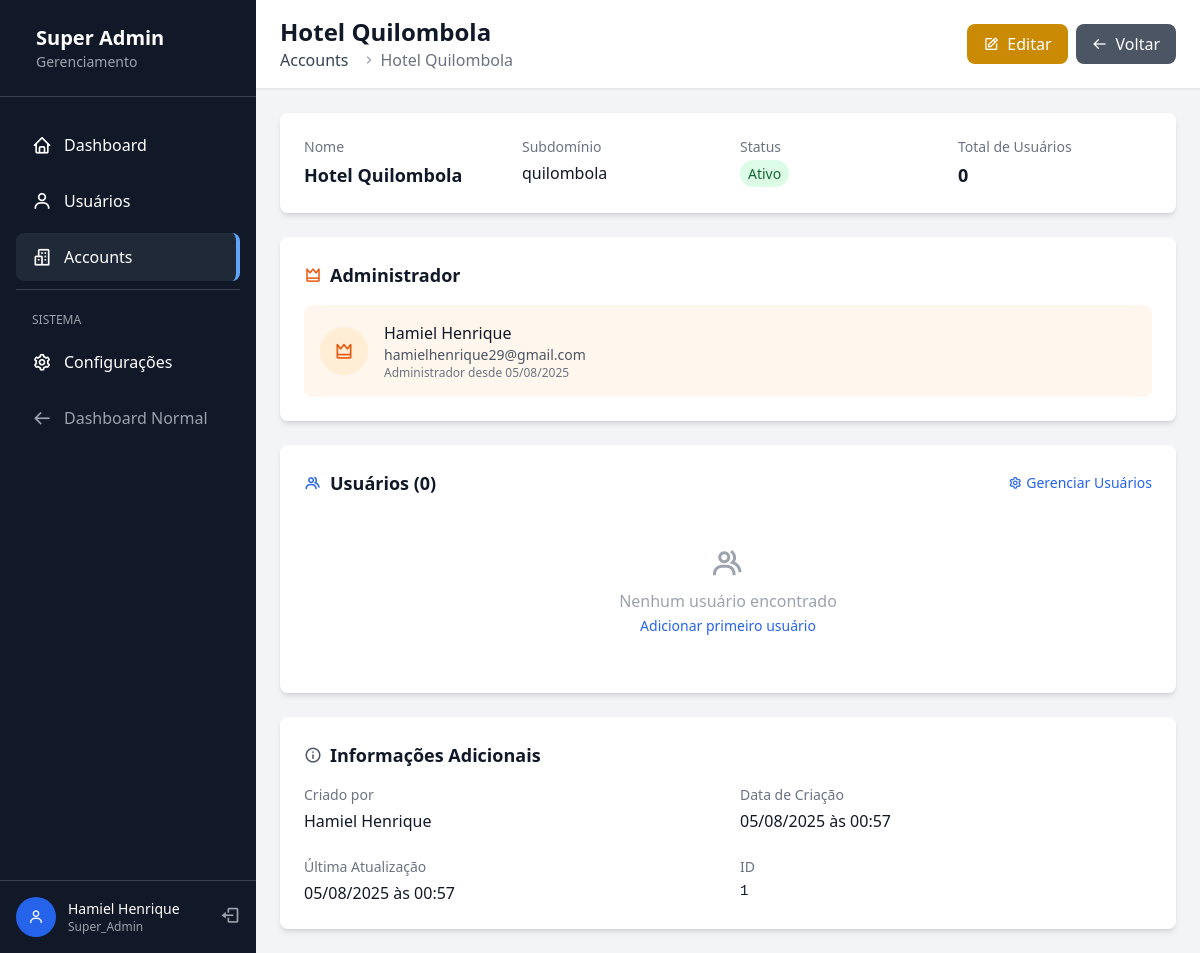
/super-admin/accounts/1 (signed in), run on an earlier commit of the app's database.
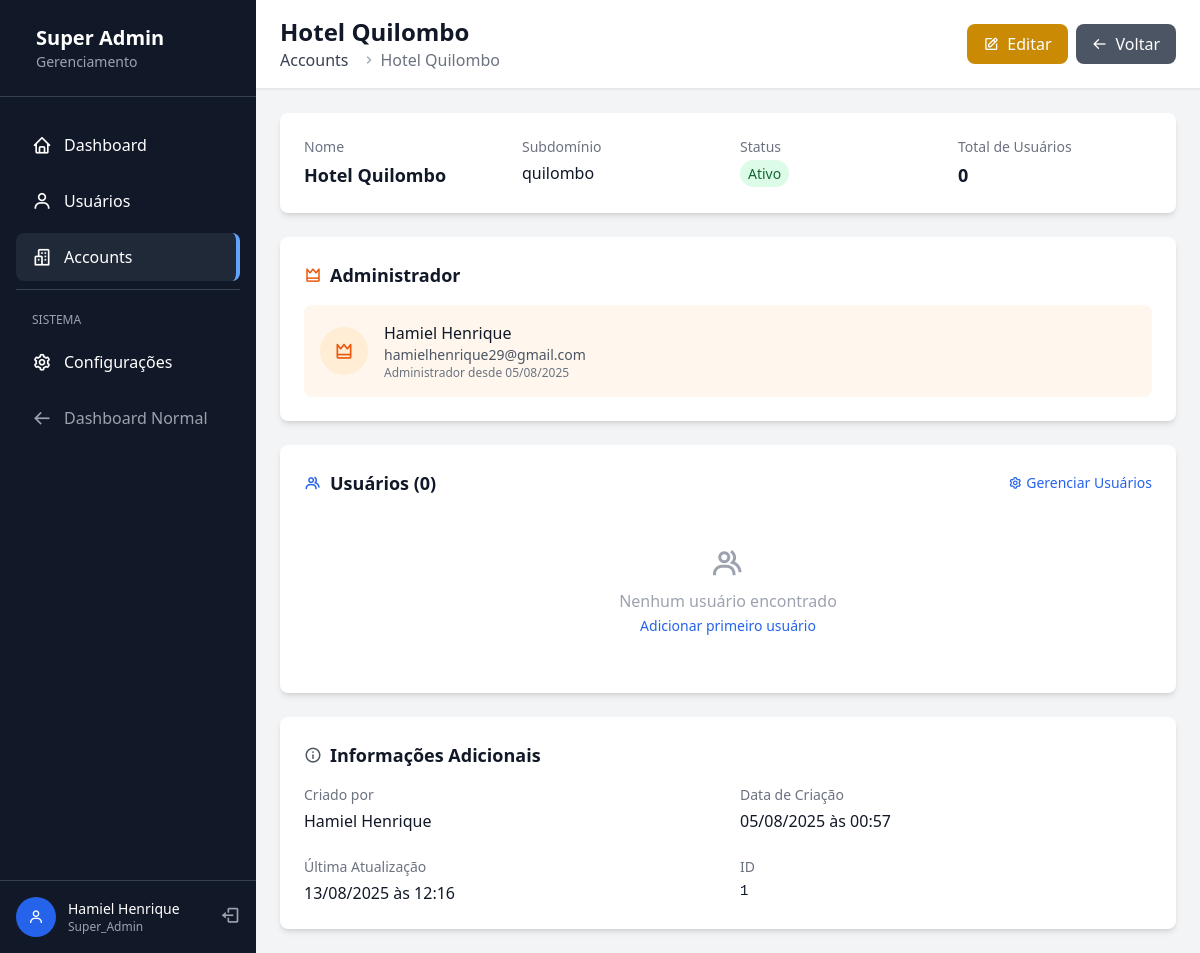
And on a later commit of the database.
### app/models/account.py (models this page shows, shortened)
class Account(db.Model):
    __tablename__ = 'accounts'
    id = db.Column(db.Integer, primary_key=True)
    name = db.Column(db.String(100), nullable=False)
    subdomain = db.Column(db.String(50), unique=True, nullable=True, index=True)
    status = db.Column(db.Enum(AccountStatus), nullable=False, default=AccountStatus.ACTIVE)
    is_active = db.Column(db.Boolean, default=True, nullable=False)
    owner_id = db.Column(db.Integer, db.ForeignKey('users.id'), nullable=False)
    created_by = db.Column(db.Integer, db.ForeignKey('users.id'), nullable=False)
    created_at = db.Column(db.DateTime, default=datetime.utcnow, nullable=False)
    updated_at = db.Column(db.DateTime, default=datetime.utcnow, onupdate=datetime.utcnow)
    owner = db.relationship('User', foreign_keys=[owner_id], backref='owned_accounts')
    creator = db.relationship('User', foreign_keys=[created_by], backref='created_accounts')
    def get_user_count(self):
        return self.users.count()

### app/frontend/routes/super_admin/accounts.py (the view)
@accounts_bp.route('/<int:account_id>')
@super_admin_required
def view(account_id):
    account = Account.query.get_or_404(account_id)
    users = account.users.all()
    return render_template('super_admin/accounts/view.html',
                         account=account,
                         users=users)

### app/frontend/routes/super_admin/__init__.py (called while the page is built)
def super_admin_required(f):
    @wraps(f)
    @login_required
    def decorated_function(*args, **kwargs):
        if not current_user.is_authenticated:
            flash('Você precisa estar logado!', 'error')
            return redirect(url_for('auth.login'))
        if not current_user.is_super_admin():
            flash('Acesso negado! Área restrita para Super Admin.', 'error')
            return redirect(url_for('main.dashboard'))
        return f(*args, **kwargs)
    return decorated_function

### app/models/user.py (called while the page is built)
    def get_full_name(self):
        return f"{self.first_name} {self.last_name}"

    def is_super_admin(self):
        return self.role == UserRole.SUPER_ADMIN

    def get_accessible_accounts(self):
        if self.is_super_admin():
            from .account import Account, AccountStatus
            return Account.query.filter(Account.status == AccountStatus.ACTIVE).all()
        else:
            return self.accounts.filter_by(is_active=True).all()

### app/frontend/templates/super_admin/accounts/view.html (shortened to what the changed rows need)
{% extends "super_admin/base.html" %}
{% block page_title %}{{ account.name }}{% endblock %}
{% block breadcrumb %}
<nav class="flex" aria-label="Breadcrumb">
    <ol class="inline-flex items-center space-x-1 md:space-x-3">
        <li>
            <div class="flex items-center">
                <i class='bx bx-chevron-right text-gray-400'></i>
                <span class="ml-1 text-gray-500">{{ account.name }}</span>
            </div>
        </li>
    </ol>
</nav>
{% endblock %}
{% block content %}
<div class="space-y-6">
    <div class="bg-white rounded-lg shadow-md p-6">
        <div class="grid grid-cols-1 md:grid-cols-2 lg:grid-cols-4 gap-6">
            <div>
                <label class="block text-sm font-medium text-gray-500 mb-1">Nome</label>
                <p class="text-lg font-semibold text-gray-900">{{ account.name }}</p>
            </div>
            <div>
                <label class="block text-sm font-medium text-gray-500 mb-1">Subdomínio</label>
                <p class="text-gray-900">{{ account.subdomain if account.subdomain else '—' }}</p>
            </div>
        </div>
    </div>
    <div class="bg-white rounded-lg shadow-md p-6">
        {% if account.owner %}
            <div class="flex items-center justify-between p-4 bg-orange-50 rounded-lg">
                <div class="flex items-center">
                    <div class="h-12 w-12 bg-orange-100 rounded-full flex items-center justify-center mr-4">
                        <i class='bx bx-crown text-orange-600 text-xl'></i>
                    </div>
                    <div>
                        <p class="font-medium text-gray-900">{{ account.owner.get_full_name() }}</p>
                        <p class="text-sm text-gray-600">{{ account.owner.email }}</p>
                        <p class="text-xs text-gray-500">
                            Administrador desde {{ account.created_at.strftime('%d/%m/%Y') if account.created_at else '—' }}
                        </p>
                    </div>
                </div>
            </div>
        {% endif %}
    </div>
    <div class="bg-white rounded-lg shadow-md p-6">
        <div class="grid grid-cols-1 md:grid-cols-2 gap-6">
            <div>
                <label class="block text-sm font-medium text-gray-500 mb-1">Data de Criação</label>
                <p class="text-gray-900">
                    {% if account.created_at %}
                        {{ account.created_at.strftime('%d/%m/%Y às %H:%M') }}
                    {% else %}
                        —
                    {% endif %}
                </p>
            </div>
            <div>
                <label class="block text-sm font-medium text-gray-500 mb-1">Última Atualização</label>
                <p class="text-gray-900">
                    {% if account.updated_at %}
                        {{ account.updated_at.strftime('%d/%m/%Y às %H:%M') }}
                    {% else %}
                        —
                    {% endif %}
                </p>
            </div>
            <div>
                <label class="block text-sm font-medium text-gray-500 mb-1">ID</label>
                <p class="text-gray-900 font-mono text-sm">{{ account.id }}</p>
            </div>
        </div>
    </div>
</div>
{% endblock %}

What changed in the data, as far as the page shows it:
changed Account id 1: name "Hotel Quilombola" → "Hotel Quilombo"; subdomain "quilombola" → "quilombo"; updated_at "05/08/2025 às 00:57" → "13/08/2025 às 12:16"
